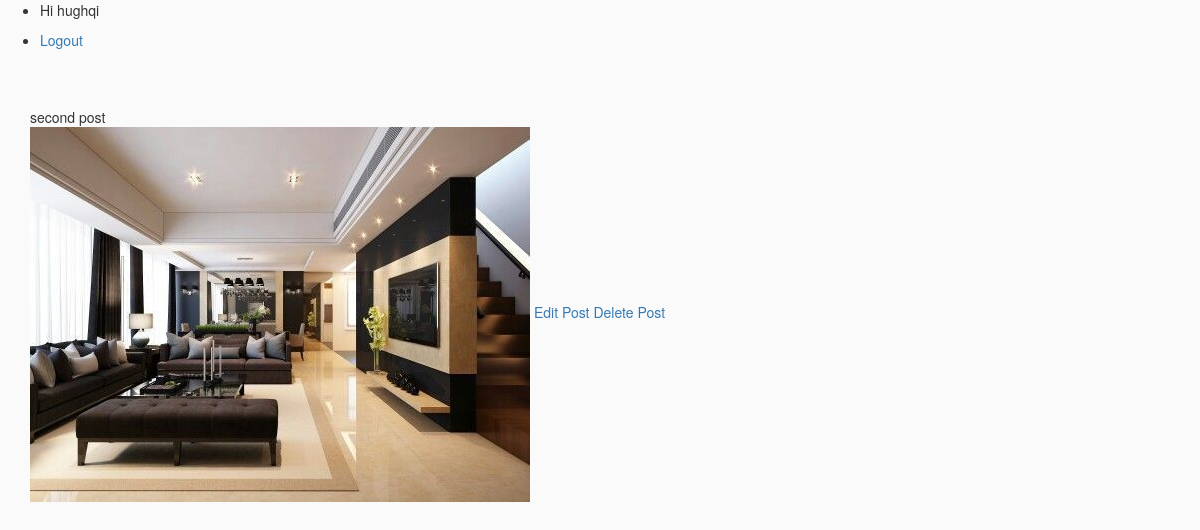
Screenshot of /instaJZ/posts/2/ (signed in) with the database file from the repository.
### InstaJZ/models.py (models this page shows, shortened)
class InstaUser(AbstractUser):
    profile_pic = ProcessedImageField(
        upload_to='static/images/profiles',
        format='JPEG',
        options={'quality': 100},
        blank=True,
        null=True
    )

class Post(models.Model):
    title = models.TextField(blank=True, null=True)
    image = ProcessedImageField(
        upload_to='static/images/posts',
        format='JPEG',
        options={'quality': 100},
        blank=True,
        null=True
    )

### InstaJZ/views.py (the view)
# urls.py: path('posts/<int:pk>/', PostDetailView.as_view(), name='postdetail'),
class PostDetailView(DetailView):
    model = Post
    template_name = 'post_detail.html'

### templates/post_detail.html
{% extends "base.html" %}
{% block content %}
<span> {{ object.title }} </span>
<div>
    <img src="/{{ object.image }}">
    <a href="{% url 'editpost' object.pk %}">Edit Post</a>
    <a href="{% url 'deletepost' object.pk %}">Delete Post</a>
</div>
{% endblock content %}

### templates/header.html (shortened to what this page needs)
<ul>
    {% if request.user.is_authenticated %}
    <li>
        <p>Hi {{request.user.username}}</p>
    </li>
    <li>
        <a href="{% url 'logout' %}">Logout</a>
    </li>
    {% endif %}
</ul>

### static/css/style.css (style rules this page uses)
html { height: 100%; }
body { min-height: 100%; background-color: #fafafa; }

### rows the page displays
InstaUser: user.username "hughqi"
Post: title "second post", image (picture)
